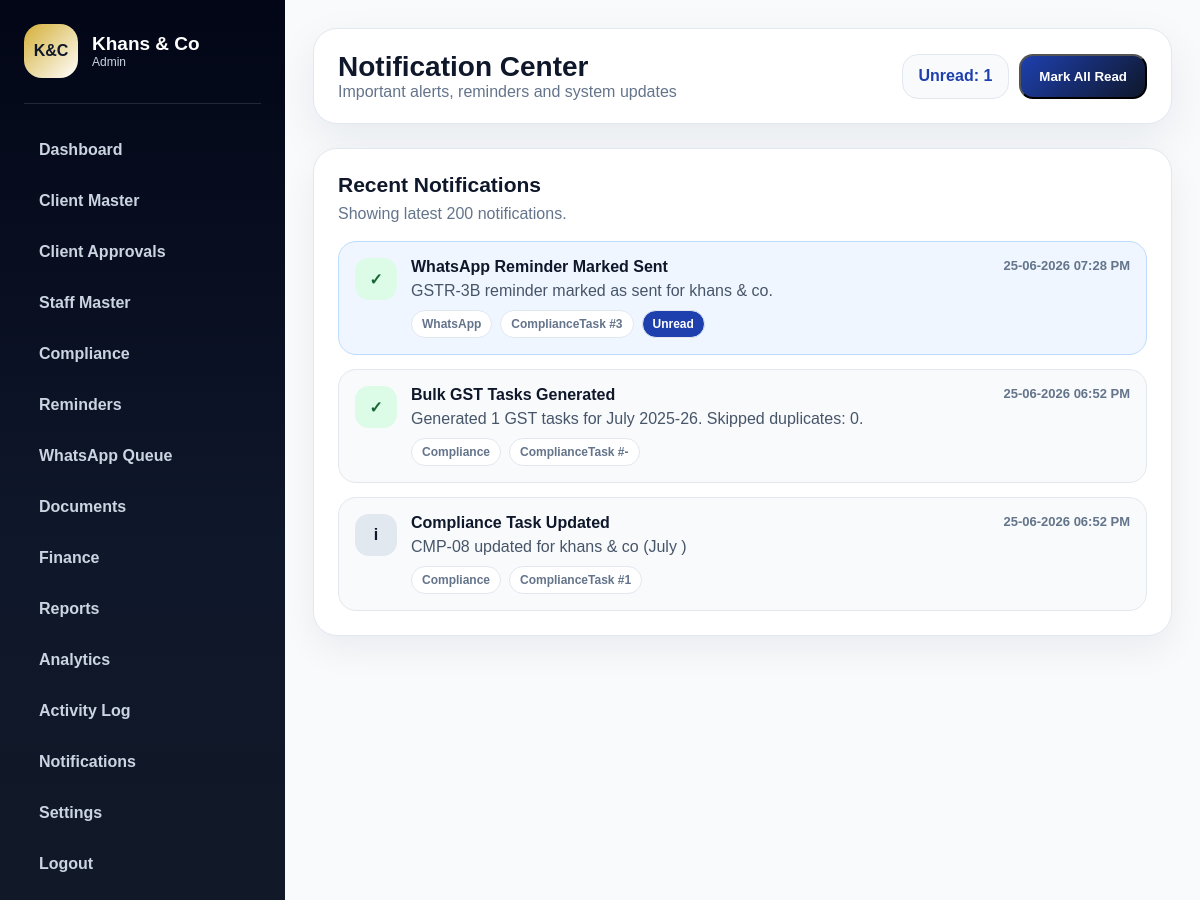
The app's page /admin/notifications (signed in) with its own data.
### app/database/models.py (models this page shows)
class Notification(db.Model):
    __tablename__ = "notifications"
    id = db.Column(db.Integer, primary_key=True)
    title = db.Column(db.String(180), nullable=False)
    message = db.Column(db.Text, nullable=True)
    notification_type = db.Column(db.String(50), nullable=False, default="info")
    module = db.Column(db.String(80), nullable=True)
    record_type = db.Column(db.String(80), nullable=True)
    record_id = db.Column(db.Integer, nullable=True)
    is_read = db.Column(db.Boolean, default=False)
    created_at = db.Column(db.DateTime, default=datetime.utcnow)

### app/admin/notification_routes.py (the view)
@admin_bp.route("/notifications")
def notifications():
    if not admin_required():
        return redirect(url_for("auth.login"))
    notifications = Notification.query.order_by(Notification.id.desc()).limit(200).all()
    unread_count = Notification.query.filter_by(is_read=False).count()
    return render_template(
        "admin/notifications.html",
        notifications=notifications,
        unread_count=unread_count
    )

### app/admin/notification_routes.py (called while the page is built)
def admin_required():
    return session.get("user_role") == "admin"

### app/templates/admin/notifications.html
{% extends "shared/base.html" %}
{% block body %}
<div class="app-layout">
    {% include "shared/admin_sidebar.html" %}
    <main class="main">
        <header class="topbar">
            <div>
                <h1>Notification Center</h1>
                <p>Important alerts, reminders and system updates</p>
            </div>
            <div class="profile-actions">
                <div class="profile">Unread: {{ unread_count }}</div>
                <form method="POST" action="{{ url_for('admin.mark_all_notifications_read') }}">
                    <button class="top-action" type="submit">Mark All Read</button>
                </form>
            </div>
        </header>
        <section class="panel">
            <h3>Recent Notifications</h3>
            <p>Showing latest 200 notifications.</p>
            <div class="notification-list">
                {% for item in notifications %}
                    <div class="notification-item {% if not item.is_read %}unread{% endif %}">
                        <div class="notification-icon {{ item.notification_type }}">
                            {% if item.notification_type == "success" %}✓
                            {% elif item.notification_type == "warning" %}!
                            {% elif item.notification_type == "danger" %}×
                            {% else %}i
                            {% endif %}
                        </div>
                        <div class="notification-content">
                            <div class="notification-head">
                                <strong>{{ item.title }}</strong>
                                <span>{{ item.created_at.strftime("%d-%m-%Y %I:%M %p") }}</span>
                            </div>
                            <p>{{ item.message or "-" }}</p>
                            <div class="notification-meta">
                                <span>{{ item.module or "System" }}</span>
                                {% if item.record_type %}
                                    <span>{{ item.record_type }} #{{ item.record_id or "-" }}</span>
                                {% endif %}
                                {% if not item.is_read %}
                                    <span class="unread-pill">Unread</span>
                                {% endif %}
                            </div>
                        </div>
                    </div>
                {% else %}
                    <div class="empty">No notifications yet.</div>
                {% endfor %}
            </div>
        </section>
    </main>
</div>
{% endblock %}

### app/static/css/modules/base.css (style rules this page uses)
* { margin: 0; padding: 0; box-sizing: border-box; }
body { font-family: Arial, Helvetica, sans-serif; background: #f8fafc; color: #0f172a; }
:root { --kc-primary: #0f172a; --kc-blue: #1e40af; --kc-gold: #d4af37; --kc-bg: #f8fafc; --kc-card: #ffffff; --kc-border: #e2e8f0; --kc-muted: #64748b; --kc-success: #16a34a; --kc-warning: #f59e0b; --kc-danger: #dc2626; }

### app/static/css/modules/layout.css (style rules this page uses)
.app-layout { min-height: 100vh; display: flex; background: var(--kc-bg); }
.main { flex: 1; padding: 28px; }
.topbar { background: white; border: 1px solid var(--kc-border); border-radius: 24px; padding: 22px 24px; display: flex; justify-content: space-between; align-items: center; box-shadow: 0 16px 45px rgba(15,23,42,.07); margin-bottom: 24px; }
.topbar h1 { font-size: 28px; }
.topbar p { color: var(--kc-muted); }
.profile { background: #f8fafc; border: 1px solid var(--kc-border); padding: 12px 16px; border-radius: 16px; font-weight: 800; color: var(--kc-blue); }

### app/static/css/modules/dashboard.css (style rules this page uses)
.panel { background: white; border: 1px solid var(--kc-border); border-radius: 24px; padding: 24px; box-shadow: 0 14px 35px rgba(15,23,42,.06); }
.panel h3 { font-size: 21px; margin-bottom: 8px; }
.panel p { color: var(--kc-muted); margin-bottom: 18px; }

### app/static/css/modules/components.css (style rules this page uses)
.top-action { background: linear-gradient(135deg, var(--kc-blue), var(--kc-primary)); color: white; padding: 13px 18px; border-radius: 14px; font-weight: 900; }
.profile-actions { display: flex; gap: 10px; }
.notification-list { display: grid; gap: 14px; margin-top: 18px; }
.notification-item { display: flex; gap: 14px; background: #f8fafc; border: 1px solid var(--kc-border); border-radius: 18px; padding: 16px; }
.notification-item.unread { background: #eff6ff; border-color: #bfdbfe; }
.notification-icon { width: 42px; height: 42px; border-radius: 14px; display: flex; align-items: center; justify-content: center; font-weight: 900; background: #e2e8f0; color: var(--kc-primary); }
.notification-icon.success { background: #dcfce7; color: #166534; }
.notification-content { flex: 1; }
.notification-head { display: flex; justify-content: space-between; gap: 14px; margin-bottom: 6px; }
.notification-head strong { color: var(--kc-primary); }
.notification-head span { color: var(--kc-muted); font-size: 13px; font-weight: 800; }
.notification-content p { color: #475569; margin-bottom: 10px; }
.notification-meta { display: flex; gap: 8px; flex-wrap: wrap; }
.notification-meta span { background: white; border: 1px solid var(--kc-border); border-radius: 999px; padding: 6px 10px; color: var(--kc-muted); font-size: 12px; font-weight: 900; }
.unread-pill { background: var(--kc-blue) !important; color: white !important; }

### records on screen
Notification: title "WhatsApp Reminder Marked Sent", created_at "25-06-2026 07:28 PM", message "GSTR-3B reminder marked as sent for khans & co.", module "WhatsApp", record_type "ComplianceTask", record "3", is_read "Unread"
Notification: title "Bulk GST Tasks Generated", created_at "25-06-2026 06:52 PM", message "Generated 1 GST tasks for July 2025-26. Skipped duplicates: 0.", module "Compliance", record_type "ComplianceTask", record_id "-"
Notification: notification_type "i", title "Compliance Task Updated", created_at "25-06-2026 06:52 PM", message "CMP-08 updated for khans & co (July )", module "Compliance", record_type "ComplianceTask", record "1"

### other values on screen
{{ session.get("user_role", "Admin")|replace("_", " ")|title }} "Admin"
{{ unread_count }} "1"
